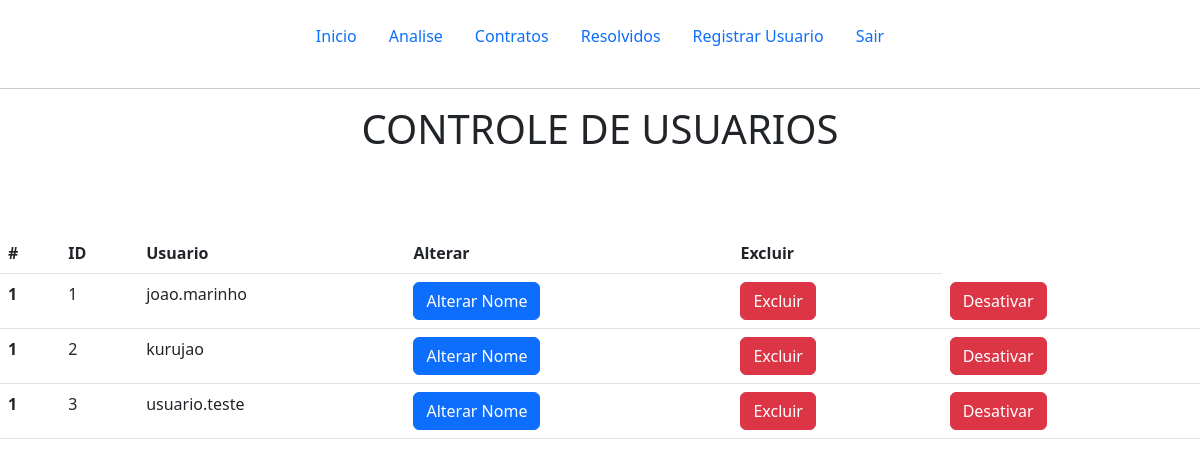
Before: /config with the older database file.
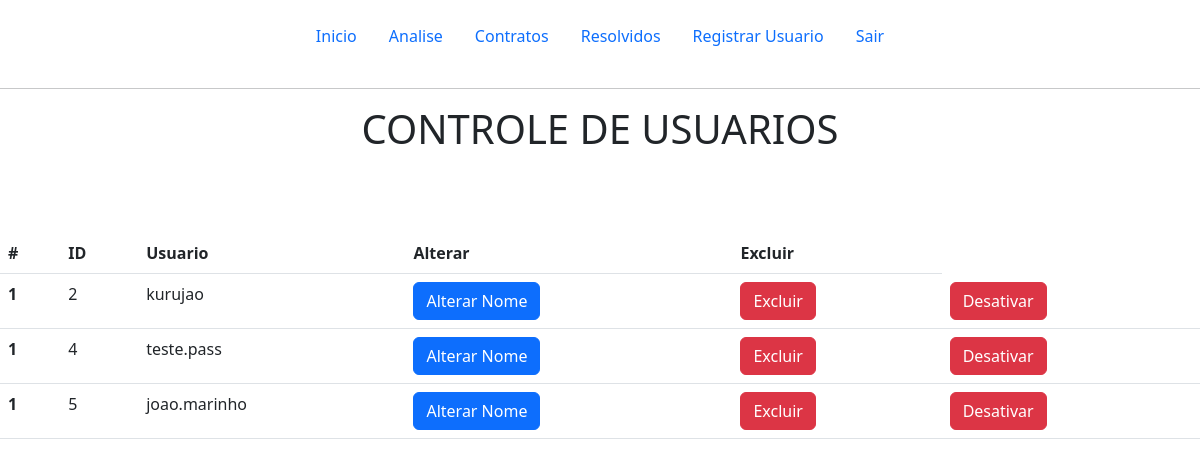
After: the same page with the newer database file.
### app.py (models this page shows, shortened)
class User(db.Model, UserMixin):
    __tablename__ = 'users'
    id = db.Column(db.Integer, primary_key=True)
    username = db.Column(db.String(184), unique=True, nullable=False)
    password = db.Column(db.String(184),nullable=False)
    with app.app_context():
        db.create_all()

### app.py (the view)
@app.route("/config")
def config():
    users = User.query.all()
    return render_template("config.html", users=users)

### templates/config.html
{% extends 'base.html' %}
{% block content %}
<header>
    <div class="container">
        <header class="d-flex justify-content-center py-3">
          <ul class="nav nav-pills">
            <li class="nav-item"><a href="{{url_for('index')}}" class="nav-link" aria-current="page">Inicio</a></li>
            <li class="nav-item"><a href="#" class="nav-link">Analise</a></li>
            <li class="nav-item"><a href="#" class="nav-link">Contratos</a></li>
            <li class="nav-item"><a href="{{url_for('resolvidos')}}" class="nav-link">Resolvidos</a></li>
            <li class="nav-item"><a href="{{url_for('registrar')}}" class="nav-link">Registrar Usuario</a></li>
            <li class="nav-item"><a href="{{url_for('logout_user')}}" class="nav-link">Sair</a></li>
          </ul>
        </header>
    </div>
    <hr>
    <h1 style="text-align: center;">CONTROLE DE USUARIOS</h1>
    <div>
      <table class="table">
        <thead>
          <tr>
            <th scope="col">#</th>
            <th scope="col">ID</th>
            <th scope="col">Usuario</th>
            <th scope="col">Alterar</th>
            <th scope="col">Excluir</th>
          </tr>
        </thead>
      <tbody>
        {% for user in users%}
        <tr>
          <th scope="row">1</th>
          <td>{{user.id}}</td>
          <td>{{user.username}}</td>
          <td><a href="#"><button type="button" class="btn btn-primary">Alterar Nome</button></td>
          <td><a href="{{url_for('deleteUser',id=user.id)}}"><button type="button" class="btn btn-danger">Excluir</button></a></td>
          <td><a href=""></a><button type="button" class="btn btn-danger">Desativar</button></td>
        </tr><br>
        {% endfor %}
      </tbody>
      </table>
    </div>
  </header>
{% endblock %}

Changed rows visible on the page:
removed User: id "1", username "joao.marinho"
removed User: id "3", username "usuario.teste"
added User: id "4", username "teste.pass"
added User: id "5", username "joao.marinho"
